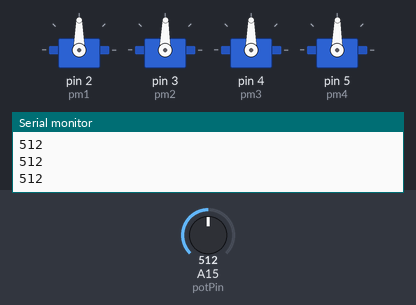
This sketch was run on a simulated Arduino Mega 2560, built with avr-gcc and run on an emulated ATmega2560. On the bench: 4 × servo, the last lines printed to the serial monitor. The inputs (shaded band) are chosen by the test bench; at power-on: A15 (potPin) = 512.

Above: at 1.2 s.
1.3 s: A15 (potPin) set to 716
At 1.9 s:
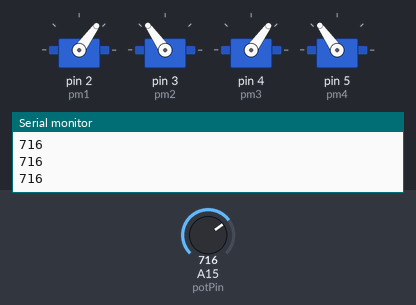
2.8 s: A15 (potPin) set to 900
At 3.2 s:
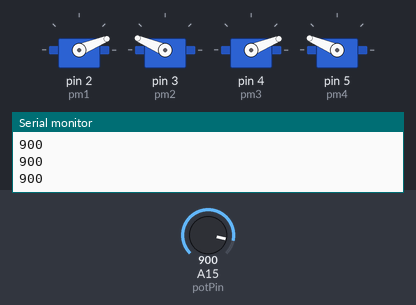
4.3 s: A15 (potPin) set to 1023
At 5.4 s:
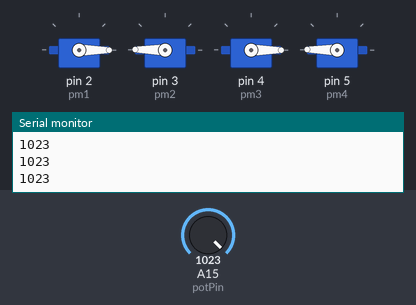
5.8 s: A15 (potPin) set to 306
At 6.7 s:
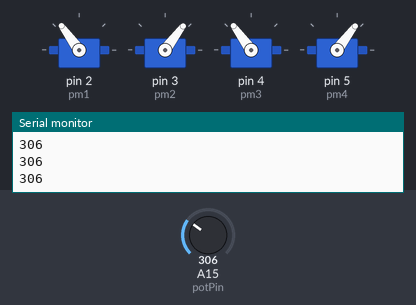
7.3 s: A15 (potPin) set to 122
At 7.7 s:
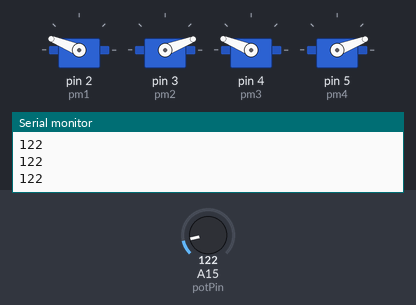
8.8 s: A15 (potPin) set to 511
At 10.2 s:
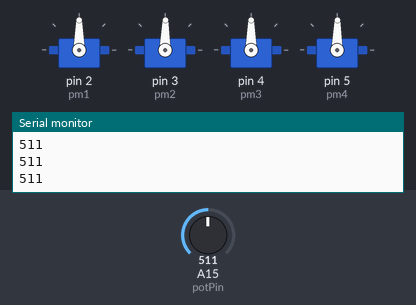
Timing chart, 0 to 11.3 s (numbered marks = the images above; inputs shaded):
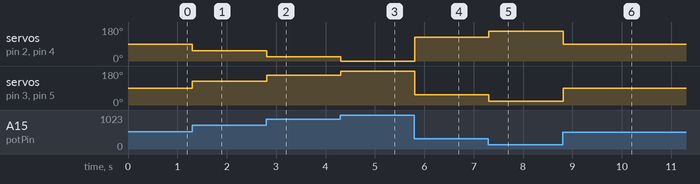

The sketch:

BLDC_with_ESC.ino
```cpp
#include <Servo.h>

int potPin = A15;
Servo m1, m2, m3, m4;

int pm1 = 2,
	pm2 = 3,
	pm3 = 4,
	pm4 = 5;

void setup()
{
	pinMode(potPin, INPUT);
	pinMode(pm1, OUTPUT);
	pinMode(pm2, OUTPUT);
	pinMode(pm3, OUTPUT);
	pinMode(pm4, OUTPUT);

	Serial.begin(9600);

	m1.attach(pm1); delay(1); m1.write(40);
	m2.attach(pm2); delay(1); m2.write(40);
	m3.attach(pm3); delay(1); m3.write(40);
	m4.attach(pm4); delay(1); m4.write(40);
}

int throttle = 0;
void loop()
{
	throttle = analogRead(potPin);
	Serial.println(throttle);

	throttle = map(throttle, 0, 1023, 0, 179);

	m1.write(179-throttle);
	m2.write(throttle);
	m3.write(179-throttle);
	m4.write(throttle);
}
```

Measured:
- after the input at 1.3 s, servo on pin 2 (pm1), servo on pin 4 (pm3): 90° → 54° at once; servo on pin 3 (pm2), servo on pin 5 (pm4): 89° → 125° at once
- after the input at 2.8 s, servo on pin 2 (pm1), servo on pin 4 (pm3): 54° → 22° at once; servo on pin 3 (pm2), servo on pin 5 (pm4): 125° → 157° at once
- after the input at 4.3 s, servo on pin 2 (pm1), servo on pin 4 (pm3): 22° → 0° at once; servo on pin 3 (pm2), servo on pin 5 (pm4): 157° → 179° at once
- after the input at 5.8 s, servo on pin 2 (pm1), servo on pin 4 (pm3): 0° → 126° at once; servo on pin 3 (pm2), servo on pin 5 (pm4): 179° → 53° at once
- after the input at 7.3 s, servo on pin 2 (pm1), servo on pin 4 (pm3): 126° → 158° at once; servo on pin 3 (pm2), servo on pin 5 (pm4): 53° → 21° at once
- after the input at 8.8 s, servo on pin 2 (pm1), servo on pin 4 (pm3): 158° → 90° at once; servo on pin 3 (pm2), servo on pin 5 (pm4): 21° → 89° at once
